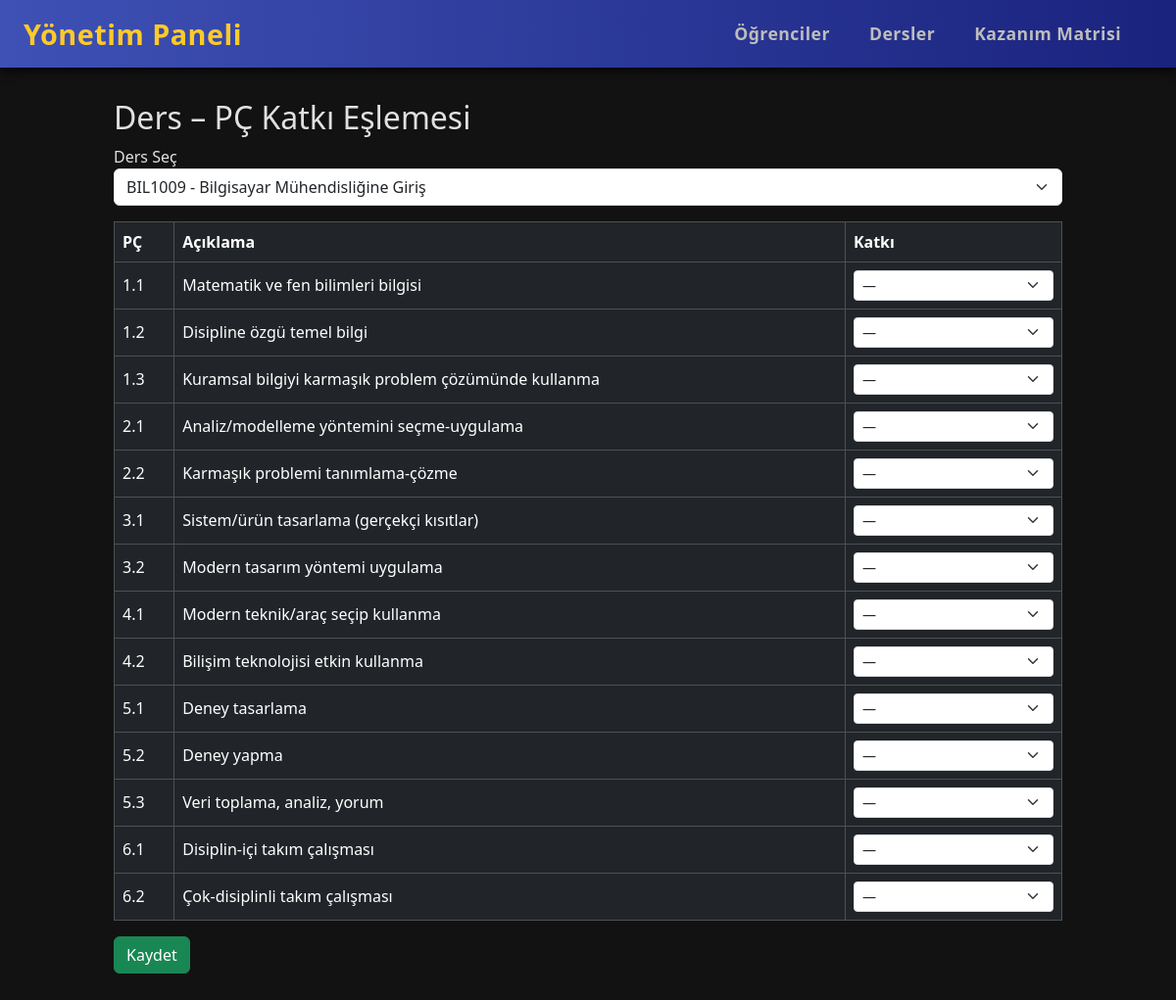
/pc-map/ (signed in), run on the app's committed database.
### models/__init__.py (models this page shows)
class ProgramOutcome(db.Model):
    id    = db.Column(db.Integer, primary_key=True)
    code  = db.Column(db.String(10), unique=True, nullable=False)
    label = db.Column(db.String(255), nullable=False)

### routes/pc_mapping.py (the view, shortened to what this page needs)
@bp.route("/", methods=["GET", "POST"])
@login_required
def map_pc():
    courses = Course.query.all()
    pcs = ProgramOutcome.query.all()
    return render_template("pc_map.html", courses=courses, pcs=pcs)

### app.py (called while the page is built)
def create_app():
    app = Flask(__name__)
    app.config.from_object(Config)
    db.init_app(app)
    login_manager.init_app(app)
    app.register_blueprint(course_stats_bp)
    app.register_blueprint(auth_bp)
    app.register_blueprint(upload_bp)
    app.register_blueprint(students_bp)
    app.register_blueprint(courses_bp)
    app.register_blueprint(results_bp)
    app.register_blueprint(pc_mapping_bp)
    app.register_blueprint(view_mapping_bp)
    app.register_blueprint(pc_contrib_bp)
    with app.app_context():
        db.create_all()
    @login_manager.user_loader
    def load_user(user_id):
        return Admin.query.get(int(user_id))
    @app.route("/")
    def index():
        return render_template("index.html", title="Yönetim Paneli")
    return app

### templates/pc_map.html (shortened to what this page needs)
{% extends "layout.html" %}
{% block content %}
<h2>Ders – PÇ Katkı Eşlemesi</h2>
<form method="post">
  <div class="mb-3">
    <label>Ders Seç</label>
    <select name="course_id" class="form-select">
      {% for c in courses %}
        <option value="{{ c.id }}" {% if selected_course_id == c.id|string %}selected{% endif %}>{{ c.code }} - {{ c.name }}</option>
      {% endfor %}
    </select>
  </div>
  <table class="table table-bordered table-dark align-middle">
    <thead><tr><th>PÇ</th><th>Açıklama</th><th>Katkı</th></tr></thead>
    <tbody>
      {% for pc in pcs %}
      <tr>
        <td>{{ pc.code }}</td>
        <td>{{ pc.label }}</td>
        <td>
          <select name="pc_{{ pc.id }}" class="form-select form-select-sm">
            <option value="0">—</option>
          </select>
        </td>
      </tr>
      {% endfor %}
    </tbody>
  </table>
  <button class="btn btn-success">Kaydet</button>
</form>
{% endblock %}

### static/css/style.css (style rules this page uses)
body { background: black; color: #eeee; font-family: Arial, sans-serif; }

### templates/layout.html (style rules this page uses)
body { background-color: #121212; color: #e0e0e0; font-family: 'Segoe UI', Tahoma, Geneva, Verdana, sans-serif; min-height: 100vh; display: flex; flex-direction: column; }

### data on the page
ProgramOutcome: code "1.1", label "Matematik ve fen bilimleri bilgisi", id "—"
ProgramOutcome: code "1.2", label "Disipline özgü temel bilgi", id "—"
ProgramOutcome: code "1.3", label "Kuramsal bilgiyi karmaşık problem çözümünde kullanma", id "—"
ProgramOutcome: code "2.1", label "Analiz/modelleme yöntemini seçme-uygulama", id "—"
ProgramOutcome: code "2.2", label "Karmaşık problemi tanımlama-çözme", id "—"
ProgramOutcome: code "3.1", label "Sistem/ürün tasarlama (gerçekçi kısıtlar)", id "—"
ProgramOutcome: code "3.2", label "Modern tasarım yöntemi uygulama", id "—"
ProgramOutcome: code "4.1", label "Modern teknik/araç seçip kullanma", id "—"
ProgramOutcome: code "4.2", label "Bilişim teknolojisi etkin kullanma", id "—"
ProgramOutcome: code "5.1", label "Deney tasarlama", id "—"
ProgramOutcome: code "5.2", label "Deney yapma", id "—"
ProgramOutcome: code "5.3", label "Veri toplama, analiz, yorum", id "—"
ProgramOutcome: code "6.1", label "Disiplin-içi takım çalışması", id "—"
ProgramOutcome: code "6.2", label "Çok-disiplinli takım çalışması", id "—"

### other printed values
form field course_id "BIL1009 - Bilgisayar Mühendisliğine Giriş"
